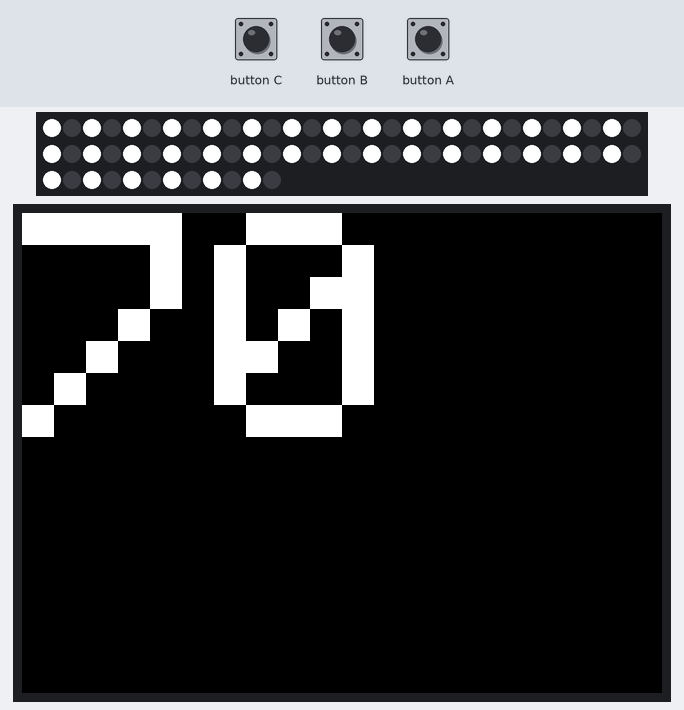
This sketch was run on a simulated ESP32. Parts: 72 RGB LEDs in strip order, left to right, continuing on the next row, 320×240 colour display.

Above: at 1.2 s.
At 2.2 s:
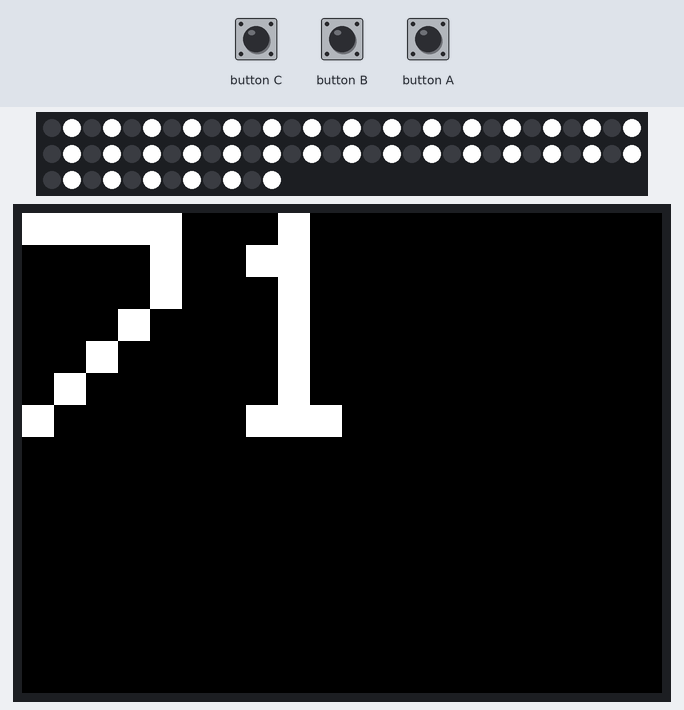

Measured:
- what the display in image 0 shows lasts 1.1 s, from 1.1 s to 2.2 s

The sketch:

neopixel.ino
```cpp
#include <M5Unified.h>
#include <Adafruit_NeoPixel.h>

#define LEDPIN 32
#define PIXELS_LENGTH 72
#define DELAY 100

Adafruit_NeoPixel pixels(PIXELS_LENGTH, LEDPIN, NEO_GRB + NEO_KHZ800);

int shiftIndex = 0;

void setup() {
  pixels.begin();
  M5.begin();
  M5.Lcd.fillScreen(BLACK);
  M5.Lcd.setTextColor(WHITE, BLACK);
  M5.Lcd.setTextSize(16);
}

void loop() {
  pixels.clear();
  M5.update();

  for (int i = 0; i < PIXELS_LENGTH / 2; i++) {
    int index = i * 2 + shiftIndex;

    pixels.setPixelColor(index, pixels.Color(255, 255, 255));
    pixels.show();
    M5.Lcd.setCursor(0, 0);
    M5.Lcd.printf("%d", index);
  }

  if (shiftIndex == 0) {
    shiftIndex = 1;
  } else {
    shiftIndex = 0;
  }

  delay(DELAY);
}
```
